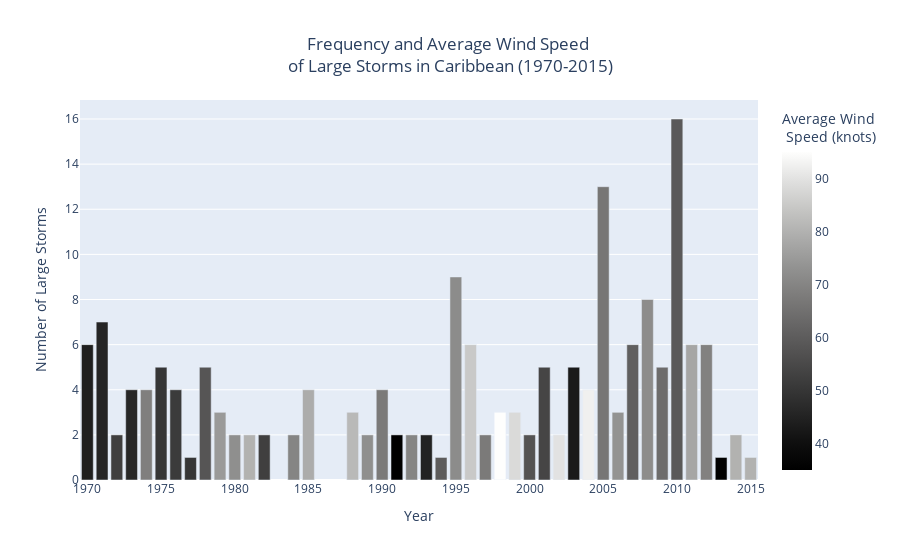

Notebook cell for this chart:
### Code cell
#creating bar chart, of year, count, and average speed 
import plotly.express as px

fig_1 = px.bar(described_df, 
                 x= 'Year',
                 y='Count', 
                 color = 'Mean',
                 color_continuous_scale=px.colors.sequential.gray,
                 title = 'Frequency and Average Wind Speed <br>of Large Storms in Caribbean (1970-2015)',
                 labels={'Count':'Number of Large Storms', 'Mean' : 'Average Wind <br> Speed (knots)'}
                )

fig_1.update_layout(title_x=0.5)
fig_1.show()

### Figure 1 — Plotly figure (JSON) as saved in the notebook; plotly's stock layout.template omitted (floating-point values rounded to 4 significant figures)
{"data": [{"alignmentgroup": "True", "hovertemplate": "Year=%{x}<br>Number of Large Storms=%{y}<br>Average Wind <br> Speed (knots)=%{marker.color}<extra></extra>", "legendgroup": "", "marker": {"color": [44.17, 45.71, 52.5, 46.25, 68.75, 50, 51.25, 50, 58, 75, 72.5, 80, 52.5, 70, 78.75, 81.67, 72.5, 67.5, 35, 70, 45, 60, 71.67, 85, 67.5, 95, 88.33, 57.5, 54, 90, 43, 92.5, 66.54, 73.33, 60.83, 71.88, 64, 59.06, 77.5, 69.17, 35, 80, 80], "coloraxis": "coloraxis"}, "name": "", "offsetgroup": "", "orientation": "v", "showlegend": false, "textposition": "auto", "type": "bar", "x": [1970, 1971, 1972, 1973, 1974, 1975, 1976, 1977, 1978, 1979, 1980, 1981, 1982, 1984, 1985, 1988, 1989, 1990, 1991, 1992, 1993, 1994, 1995, 1996, 1997, 1998, 1999, 2000, 2001, 2002, 2003, 2004, 2005, 2006, 2007, 2008, 2009, 2010, 2011, 2012, 2013, 2014, 2015], "xaxis": "x", "y": [6, 7, 2, 4, 4, 5, 4, 1, 5, 3, 2, 2, 2, 2, 4, 3, 2, 4, 2, 2, 2, 1, 9, 6, 2, 3, 3, 2, 5, 2, 5, 4, 13, 3, 6, 8, 5, 16, 6, 6, 1, 2, 1], "yaxis": "y"}], "layout": {"autosize": true, "barmode": "relative", "coloraxis": {"colorbar": {"title": {"text": "Average Wind <br> Speed (knots)"}}, "colorscale": [[0, "rgb(0, 0, 0)"], [0.09091, "rgb(16, 16, 16)"], [0.1818, "rgb(38, 38, 38)"], [0.2727, "rgb(59, 59, 59)"], [0.3636, "rgb(81, 80, 80)"], [0.4545, "rgb(102, 101, 101)"], [0.5455, "rgb(124, 123, 122)"], [0.6364, "rgb(146, 146, 145)"], [0.7273, "rgb(171, 171, 170)"], [0.8182, "rgb(197, 197, 195)"], [0.9091, "rgb(224, 224, 223)"], [1, "rgb(254, 254, 253)"]]}, "legend": {"tracegroupgap": 0}, "title": {"text": "Frequency and Average Wind Speed <br>of Large Storms in Caribbean (1970-2015)", "x": 0.5}, "xaxis": {"anchor": "y", "autorange": true, "domain": [0, 1], "range": [1970.0, 2016.0], "title": {"text": "Year"}, "type": "linear"}, "yaxis": {"anchor": "x", "autorange": true, "domain": [0, 1], "range": [0, 16.84], "title": {"text": "Number of Large Storms"}, "type": "linear"}}}
